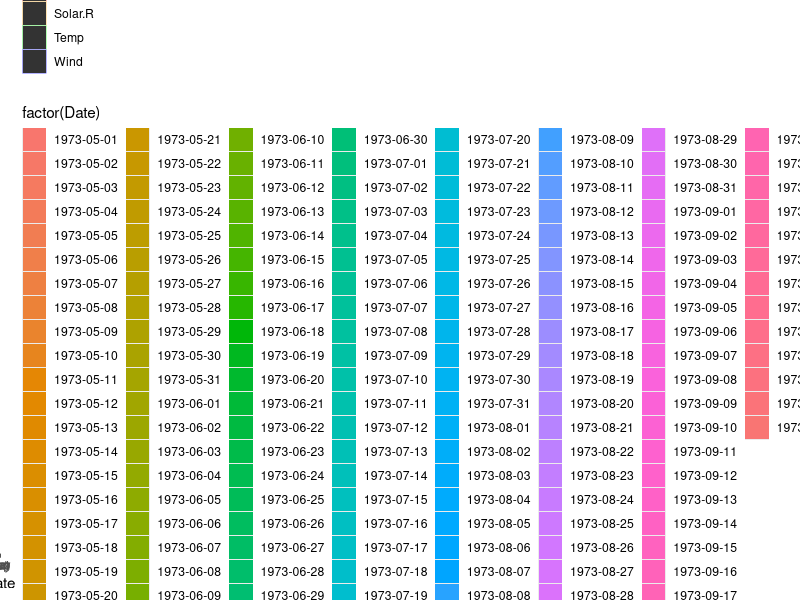

Write R code to recreate this figure.
## ---- chunk 1
knitr::opts_chunk$set(echo = TRUE)
## ---- chunk 2
library(ggplot2)
## ---- chunk 3
newAQ <- airquality
## ---- chunk 4
# handle missing values
# newAQ$Ozone <- ifelse(is.na(newAQ$Ozone), mean(newAQ$Ozone, na.rm = TRUE), newAQ$Ozone)
# newAQ$Solar.R <- ifelse(is.na(newAQ$Solar.R), mean(newAQ$Solar.R, na.rm = TRUE), newAQ$Solar.R)

# handle NAs for Ozone
mthly_avg_ozone <- tapply(newAQ$Ozone, newAQ$Month, mean, na.rm=TRUE)
ozone_df <- data.frame(Month = names(mthly_avg_ozone), Avg_Ozone = mthly_avg_ozone)

newAQ <- merge(newAQ, ozone_df, by.x = "Month", by.y = "Month")
newAQ$Ozone <- ifelse(is.na(newAQ$Ozone), newAQ$Avg_Ozone, newAQ$Ozone)
## ---- chunk 5
mthly_avg_Solar.R <- tapply(newAQ$Solar.R, newAQ$Month, mean, na.rm=TRUE)
Solar.R_df <- data.frame(Month = names(mthly_avg_Solar.R), Avg_Solar.R = mthly_avg_Solar.R)

newAQ <- merge(newAQ, Solar.R_df, by.x = "Month", by.y = "Month")
newAQ$Solar.R <- ifelse(is.na(newAQ$Solar.R), newAQ$Avg_Solar.R, newAQ$Solar.R)

## ---- chunk 6
## Creating histograms for each of the variables
OHist <- ggplot(newAQ, aes(x=Month)) + geom_histogram(binwidth=1)
SHist <- ggplot(newAQ, aes(x=Month)) + geom_histogram(binwidth=1)
WHist <- ggplot(newAQ, aes(x=Month)) + geom_histogram(binwidth=1)
THist <- ggplot(newAQ, aes(x=Month)) + geom_histogram(binwidth=1)

## Creating a Boxplot for Ozone
OBox <- ggplot(newAQ, aes(group=1, x=Month, y=Ozone)) + geom_boxplot()
## Creating a Boxplot for wind values (rounding to get a good number of buckets)
WBox <- ggplot(newAQ, aes(group=1, x=Month, y=round(Wind, digits=0))) + geom_boxplot()

## ---- chunk 7
newAQ$Date <- as.Date(paste(newAQ$Month, newAQ$Day, 1973, sep = "-"), format = "%m-%d-%Y")

## Create line charts for ozone, temp, wind and solar.R
o <- ggplot(newAQ, aes(x=Date, y=Ozone, group=1)) + geom_line(color="black")
t <- ggplot(newAQ, aes(x=Date, y=Temp, group=1)) + geom_line(color="black")
w <- ggplot(newAQ, aes(x=Date, y=Wind, group=1)) + geom_line(color="black")
s <- ggplot(newAQ, aes(x=Date, y=Solar.R, group=1)) + geom_line(color="black")
All4 <- ggplot(newAQ, aes(x=Date)) + geom_line(aes(y=Ozone), color = "Green") + geom_line(aes(y=Temp), color = "Yellow") + geom_line(aes(y=Wind), color = "Blue") + geom_line(aes(y=Solar.R), color = "Red")
# Changing the label on the y-axis
All42 <- All4 + ylab("Counts")
## ---- chunk 8
Heat4 <- ggplot(newAQ, aes(x=Date, fill=factor(Date)))
Heat4 <-Heat4 + geom_tile(aes(y=Ozone, color='Ozone'))
Heat4 <-Heat4 + geom_tile(aes(y=Temp, color='Temp')) 
Heat4 <- Heat4 + geom_tile(aes(y=Wind, color='Wind')) 
Heat4 <- Heat4 + geom_tile(aes(y=Solar.R, color='Solar.R')) 
Heat4 <- Heat4 + scale_color_manual("", values = c("Ozone"="Red", "Temp"="Green","Wind"="blue", "Solar.R"="Orange"))
Heat4<- Heat4+ ylab('Values of Variable')
Heat4 

## ---- chunk 9
Scatter4 <- ggplot(newAQ, aes(x=Wind, y=Temp)) + geom_point()
Scatter5 <- Scatter4 + geom_point(aes(size=factor(Ozone), colour=factor(Solar.R)))




